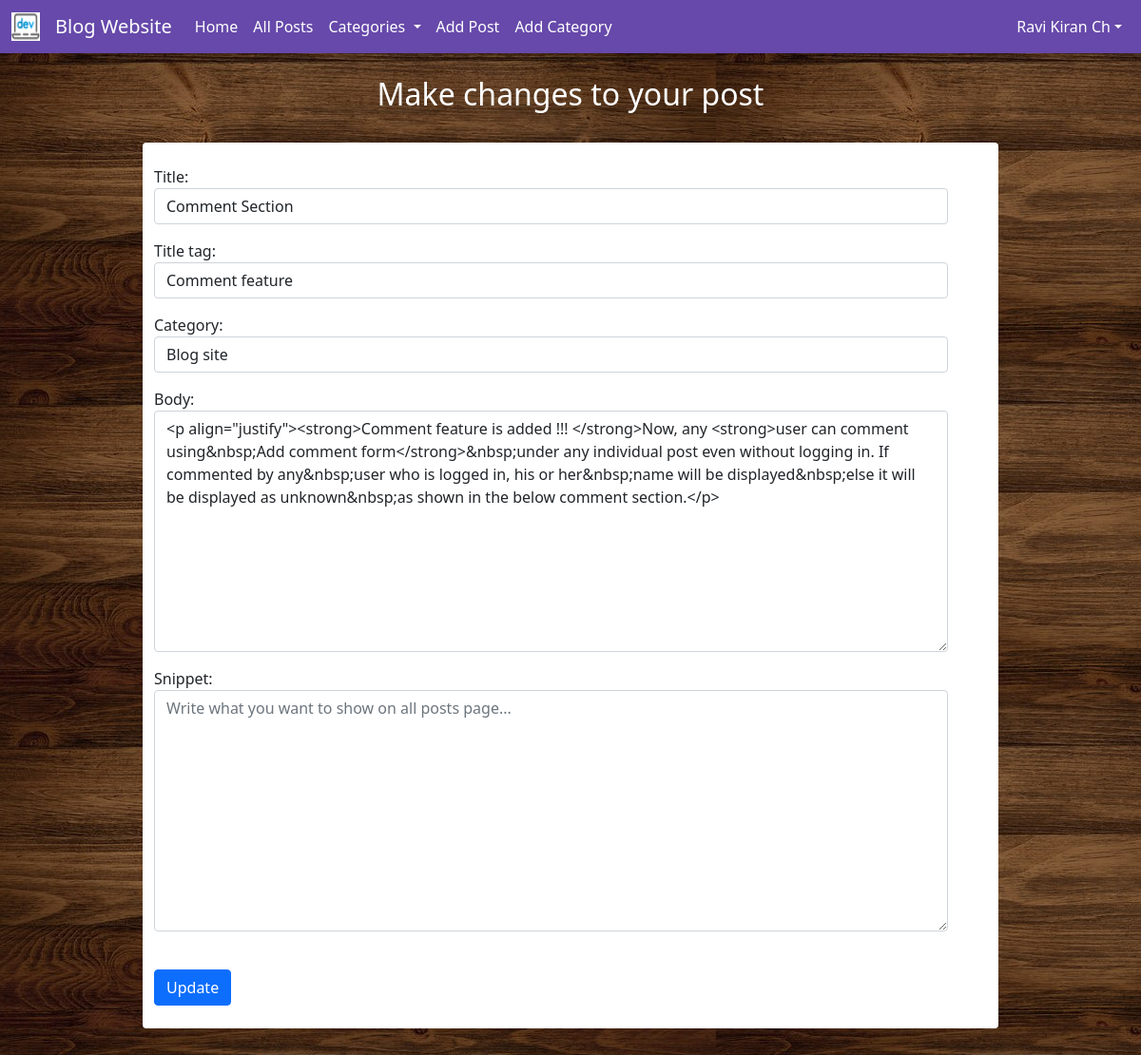
The app's page /posts/updatepost/50 (signed in) with its own data.
### blog/models.py (models this page shows, shortened)
class Post(models.Model):
    title = models.CharField(max_length=255)         # Title of blog
    title_tag = models.CharField(max_length=255)     # Title of blog post to be shown in head
    header_image = models.ImageField(null=True,blank=True,upload_to="images/")
    author = models.ForeignKey(User,on_delete=models.CASCADE)
    category = models.CharField(max_length=255)
    body = RichTextField(blank=True,null=True)
    snippet = models.CharField(max_length=255,null=True,blank=True)
    date = models.DateField(auto_now_add=True)
    likes = models.ManyToManyField(User,related_name='blog_posts')

### blog/views.py (the view)
# urls.py: path('posts/updatepost/<int:pk>',UpdatePostView.as_view(),name='edit-post'),
class UpdatePostView(UpdateView):
    model = Post
    form_class = UpdateForm
    template_name = "edit_post.html"
    def get_context_data(self, *args,**kwargs):
        cat_menu = Category.objects.all()
        context = super(UpdatePostView,self).get_context_data(*args,**kwargs)
        context["cat_menu"] = cat_menu
        return context

### blog/forms.py
class UpdateForm(forms.ModelForm):
    class Meta:
        model = Post
        fields = ('title','title_tag','category','body','snippet')
        widgets = {
            'title' : forms.TextInput(attrs={'class':'form-control','placeholder':'Your title here'}),
            'title_tag' : forms.TextInput(attrs={'class':'form-control','placeholder':'Your title tag here'}),
            'category' : forms.Select(choices=choice_list,attrs={'class':'form-control'}),
            'body' : forms.Textarea(attrs={'class':'form-control','placeholder':'Write your thoughts here...'}),
            'snippet' : forms.Textarea(attrs={'class':'form-control','placeholder':'Write what you want to show on all posts page...'}),
        }

### blog/models.py (called while the page is built)
    def __str__(self):
        if (self.name == "---------"):
            return "Non Categorized"
        return self.name

### blog/templates/edit_post.html (shortened to what this page needs)
{% extends 'home.html' %}
{% block content %}
{% if user.is_authenticated and user.id == post.author.id %}
    <h2 style="text-align:center;color:white">Make changes to your post</h2><br>
    <div class="container" style="width:900px;background-color: white;border-radius:.25rem">
        <br>
        <form method="POST" style="width:835px;">
            {{form.as_p}}
            <button class="btn btn-primary">Update</button>
        </form>
        <br>
    </div>
    <br><br><br><br>
{% else %}
    <br><br>
    <h1 style="color:white;text-align:center">You're not allowed to edit this post!!!</h1>
{% endif %}
{% endblock %}

### blog/templates/home.html (shortened to what this page needs)
<!doctype html>
{% load static %}
<html lang="en">
  <head>
    <link href="https://cdn.jsdelivr.net/npm/bootstrap@5.1.3/dist/css/bootstrap.min.css" rel="stylesheet">
  </head>
  <body class="background">
    <nav class="navbar navbar-expand-lg navbar-dark" style="background-color:rgb(102, 73, 170);">
      <div class="container-fluid">
          <a class="navbar-brand" href="{% url 'home' %}">
            <img src="{% static '/images/favicon.jpeg' %}" alt="" width=30px height=30px class="d-inline-block align-top">
          </a>
          <a class="navbar-brand" href="{% url 'home' %}">Blog Website</a>
          <div class="collapse navbar-collapse" id="navbarSupportedContent">
            <ul class="navbar-nav me-auto mb-2 mb-lg-0">
              <li class="nav-item">
                <a style="color:white" class="nav-link active" aria-current="page" href="{% url 'home' %}">Home</a>
              </li>
              <li class="nav-item">
                <a style="color:white" class="nav-link active" aria-current="page" href="{% url 'allposts' %}">All Posts</a>
              </li>
              {% if cat_menu %}
                <li class="nav-item dropdown">
                  <a style="color:white;" class="nav-link dropdown-toggle" href="#" id="navbarDropdown" role="button" data-bs-toggle="dropdown" aria-expanded="false">
                    Categories
                  </a>
                </li>
              {% else %}
                <li class="nav-item">
                  <a style="color:white" class="nav-link active" aria-current="page" href="{% url 'category-list' %}">All Categories</a>
                </li>
              {% endif %}
              {% if user.is_authenticated %}
                <li class="nav-item">
                  <a style="color:white" class="nav-link" href="{% url 'add-post' %}">Add Post</a>
                </li>
                <li class="nav-item">
                  <a style="color:white" class="nav-link" href="{% url 'add-category' %}">Add Category</a>
                </li>
              {% endif %}
            </ul>
            {% if user.is_authenticated %}
            <div class="navbar-nav">
              <div class="nav-item dropdown">
                <a style="color:white;" class="nav-link dropdown-toggle" href="#" id="navbarDropdown" role="button" data-bs-toggle="dropdown" aria-expanded="false">{{user.first_name}} {{user.last_name}}</a>
                </div>
            </div>
          {% endif %}
          </div>
        </div>
    </nav>
    <div class='container'>
        {% block content %}{% endblock %}
    </div>
  </body>
</html>

### records on screen
Post: title "Comment Section", title_tag "Comment feature", category "Blog site", body "<p align=\"justify\"><strong>Comment feature is added !!! </strong>Now, any <strong>user can comment using&nbsp;Add comment form</strong>&nbsp;under any individual post even without logging in. If commented by any&nbsp;user who is logged in, his or her&nbsp;name will be displayed&nbsp;else it will be displayed as unknown&nbsp;as shown in the below comment section.</p>"

### other values on screen
{{ user.first_name }} "Ravi Kiran"
{{ user.last_name }} "Ch"
